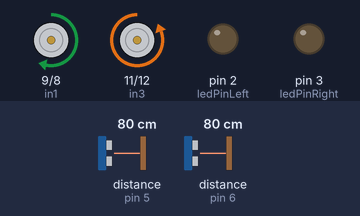
Recording of a sketch running on a simulated Arduino Uno, built with avr-gcc and run on an emulated ATmega328P. Parts: motor-driver pin pairs drawn as motors (green arrow = first pin HIGH = forward, orange = second pin HIGH = backward, longer = more drive, scaled by the enable pin), output pins drawn as LEDs (lit = HIGH). Wiring (inferred from the names in the program): 2 × ultrasonic range finder: trigger pin 4, echo pin 5 / trigger pin 7, echo pin 6. The inputs (shaded band) are chosen by the test bench; at power-on: distance to the obstacle (sensors on pin 5, pin 6) 80 cm. The echo pulse lasts 58.3 µs per cm; pins used as bus, display or sensor lines are not drawn; what the sketch prints to the serial monitor is not drawn.

Above: at 1.2 s.
1.3 s: distance to the obstacle (sensor on pin 5) set to 33 cm
3.2 s: distance to the obstacle (sensor on pin 5) set to 27 cm
At 3.9 s:
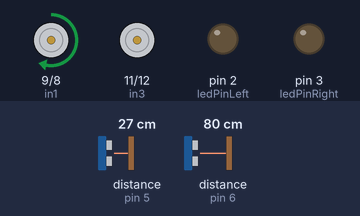
4.7 s: distance to the obstacle (sensor on pin 6) set to 2 cm
7.7 s: distance to the obstacle (sensor on pin 5) set to 35 cm
At 8.8 s:
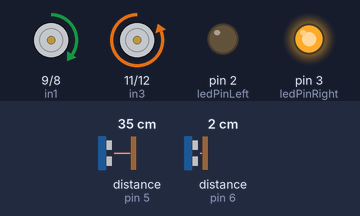
9.2 s: distance to the obstacle (sensor on pin 5) set to 4 cm
At 9.6 s:
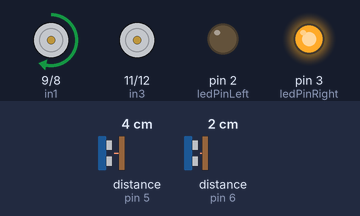
10.7 s: distance to the obstacle (sensor on pin 5) set to 60 cm
At 12.1 s:
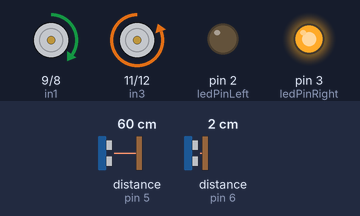
Timing chart, 0 to 13.2 s (numbered marks = the images above; inputs shaded):
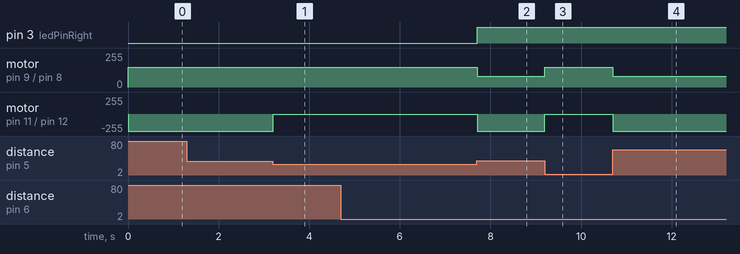

Measured:
- the behaviour switches between 31 and 30 cm on distance to the obstacle (sensor on pin 5) (found by bisection; images 0 and 1)
- after the input at 1.3 s, every drawn part: stays the same
- after the input at 3.2 s, motor on pin 11 (in3) / pin 12 (in4): backward 255/255 → stopped at once
- after the input at 4.7 s, every drawn part: stays the same
- after the input at 7.7 s, pin 3 (ledPinRight): LOW → HIGH at once; motor on pin 9 (in1) / pin 8 (in2): forward 150/255 → forward 80/255 at once; motor on pin 11 (in3) / pin 12 (in4): stopped → backward 255/255 at once
- after the input at 9.2 s, motor on pin 9 (in1) / pin 8 (in2): forward 80/255 → forward 150/255 at once; motor on pin 11 (in3) / pin 12 (in4): backward 255/255 → stopped at once
- after the input at 10.7 s, motor on pin 9 (in1) / pin 8 (in2): forward 150/255 → forward 80/255 at once; motor on pin 11 (in3) / pin 12 (in4): stopped → backward 255/255 at once

The sketch:

Masinuta.ino
```cpp
#define enA  10
#define in1  9
#define in2  8
#define enB  13
#define in4  12
#define in3  11

const int trigPinLeft = 4;
const int echoPinLeft = 5;

const int trigPinRight = 7;
const int echoPinRight = 6;

const int ledPinLeft = 2;
const int ledPinRight = 3;

const bool semnalLeft = true;
const bool semnalRight = true;

long durationRight;
int distanceRight;

long durationLeft;
int distanceLeft;

int motorSpeedA = 150;
int motorSpeedB = 150;

void setup() {
  pinMode(enA, OUTPUT);
  pinMode(enB, OUTPUT);
  pinMode(in1, OUTPUT);
  pinMode(in2, OUTPUT);
  pinMode(in3, OUTPUT);
  pinMode(in4, OUTPUT);

  pinMode(trigPinLeft,OUTPUT);
  pinMode(echoPinLeft,INPUT);
  Serial.begin(9600);

  pinMode(trigPinRight,OUTPUT);
  pinMode(echoPinRight,INPUT);

  pinMode(ledPinLeft,OUTPUT);
  pinMode(ledPinRight,OUTPUT);

}

void loop() {

    digitalWrite(trigPinLeft,LOW);
    delayMicroseconds(4);

    digitalWrite(trigPinLeft,HIGH);
    delayMicroseconds(4);

    digitalWrite(trigPinLeft, LOW);
    durationLeft = pulseIn(echoPinLeft, HIGH);
    distanceLeft = durationLeft*0.034/2;

    digitalWrite(trigPinRight,LOW);
    delayMicroseconds(4);

    digitalWrite(trigPinRight,HIGH);
    delayMicroseconds(4);

    digitalWrite(trigPinRight, LOW);
    durationRight = pulseIn(echoPinRight, HIGH);
    distanceRight = durationRight*0.034/2;

  if(distanceLeft < 30){

     digitalWrite(in1, HIGH);
     digitalWrite(in2, LOW);

     digitalWrite(in3, LOW);
     digitalWrite(in4, HIGH);


  /* if(semnalLeft == false)
     {
            digitalWrite(ledPinLeft,LOW);
             delay(50);
        }
       else
      {
             digitalWrite(ledPinLeft,HIGH);
             delay(50);
          } */

     motorSpeedA = 150;
     motorSpeedB = 80;

     analogWrite(enA, motorSpeedA); // Send PWM signal to motor A
     analogWrite(enB, motorSpeedB); // Send PWM signal to motor B
  }

 else if(distanceRight < 30){

      digitalWrite(in1, HIGH);
      digitalWrite(in2, LOW);

      digitalWrite(in3, LOW);
      digitalWrite(in4, HIGH);
   digitalWrite(ledPinRight,HIGH);

    /*   if(semnalRight == true)
      {
            digitalWrite(ledPinRight,LOW);
              delay(50);

            }
       else
      {
              digitalWrite(ledPinRight,HIGH);

        }
      */

      motorSpeedA = 80;
      motorSpeedB = 150;

      analogWrite(enA, motorSpeedA);
      analogWrite(enB, motorSpeedB);
  }

  else{

      digitalWrite(in1, HIGH);
      digitalWrite(in2, LOW);

      digitalWrite(in3, LOW);
      digitalWrite(in4, HIGH);

      motorSpeedA = 150;
      motorSpeedB = 150;

      digitalWrite(ledPinLeft,LOW);
      digitalWrite(ledPinRight,LOW);

      analogWrite(enA, motorSpeedA);
      analogWrite(enB, motorSpeedB);
    }

  Serial.print("Distance: ");
  Serial.println(distanceLeft,distanceRight);
}
```
